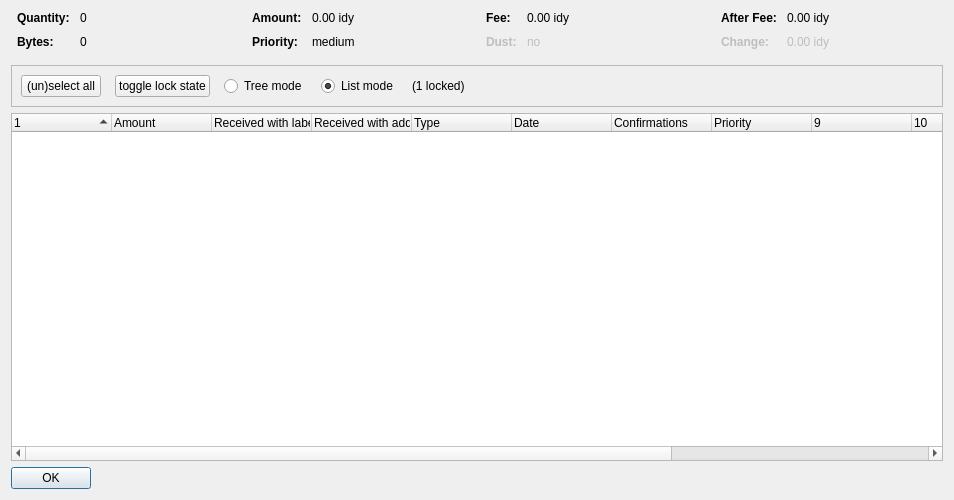
<?xml version="1.0" encoding="UTF-8"?>
<ui version="4.0">
 <class>CoinControlDialog</class>
 <widget class="QDialog" name="CoinControlDialog">
  <property name="geometry">
   <rect>
    <x>0</x>
    <y>0</y>
    <width>954</width>
    <height>500</height>
   </rect>
  </property>
  <property name="windowTitle">
   <string>Coin Selection</string>
  </property>
  <layout class="QVBoxLayout" name="verticalLayout">
   <item>
    <layout class="QHBoxLayout" name="horizontalLayoutTop" stretch="0,0,0,0">
     <property name="topMargin">
      <number>0</number>
     </property>
     <property name="bottomMargin">
      <number>10</number>
     </property>
     <item>
      <layout class="QFormLayout" name="formLayoutCoinControl1">
       <property name="horizontalSpacing">
        <number>10</number>
       </property>
       <property name="verticalSpacing">
        <number>10</number>
       </property>
       <property name="leftMargin">
        <number>6</number>
       </property>
       <property name="rightMargin">
        <number>6</number>
       </property>
       <item row="0" column="0">
        <widget class="QLabel" name="labelCoinControlQuantityText">
         <property name="font">
          <font>
           <weight>75</weight>
           <bold>true</bold>
          </font>
         </property>
         <property name="text">
          <string>Quantity:</string>
         </property>
        </widget>
       </item>
       <item row="0" column="1">
        <widget class="QLabel" name="labelCoinControlQuantity">
         <property name="cursor">
          <cursorShape>IBeamCursor</cursorShape>
         </property>
         <property name="contextMenuPolicy">
          <enum>Qt::ActionsContextMenu</enum>
         </property>
         <property name="text">
          <string notr="true">0</string>
         </property>
         <property name="textInteractionFlags">
          <set>Qt::LinksAccessibleByMouse|Qt::TextSelectableByKeyboard|Qt::TextSelectableByMouse</set>
         </property>
        </widget>
       </item>
       <item row="1" column="0">
        <widget class="QLabel" name="labelCoinControlBytesText">
         <property name="font">
          <font>
           <weight>75</weight>
           <bold>true</bold>
          </font>
         </property>
         <property name="text">
          <string>Bytes:</string>
         </property>
        </widget>
       </item>
       <item row="1" column="1">
        <widget class="QLabel" name="labelCoinControlBytes">
         <property name="cursor">
          <cursorShape>IBeamCursor</cursorShape>
         </property>
         <property name="contextMenuPolicy">
          <enum>Qt::ActionsContextMenu</enum>
         </property>
         <property name="text">
          <string notr="true">0</string>
         </property>
         <property name="textInteractionFlags">
          <set>Qt::LinksAccessibleByMouse|Qt::TextSelectableByKeyboard|Qt::TextSelectableByMouse</set>
         </property>
        </widget>
       </item>
      </layout>
     </item>
     <item>
      <layout class="QFormLayout" name="formLayoutCoinControl2">
       <property name="horizontalSpacing">
        <number>10</number>
       </property>
       <property name="verticalSpacing">
        <number>10</number>
       </property>
       <property name="leftMargin">
        <number>6</number>
       </property>
       <property name="rightMargin">
        <number>6</number>
       </property>
       <item row="0" column="0">
        <widget class="QLabel" name="labelCoinControlAmountText">
         <property name="font">
          <font>
           <weight>75</weight>
           <bold>true</bold>
          </font>
         </property>
         <property name="text">
          <string>Amount:</string>
         </property>
        </widget>
       </item>
       <item row="0" column="1">
        <widget class="QLabel" name="labelCoinControlAmount">
         <property name="cursor">
          <cursorShape>IBeamCursor</cursorShape>
         </property>
         <property name="contextMenuPolicy">
          <enum>Qt::ActionsContextMenu</enum>
         </property>
         <property name="text">
          <string notr="true">0.00 idy</string>
         </property>
         <property name="textInteractionFlags">
          <set>Qt::LinksAccessibleByMouse|Qt::TextSelectableByKeyboard|Qt::TextSelectableByMouse</set>
         </property>
        </widget>
       </item>
       <item row="1" column="0">
        <widget class="QLabel" name="labelCoinControlPriorityText">
         <property name="font">
          <font>
           <weight>75</weight>
           <bold>true</bold>
          </font>
         </property>
         <property name="text">
          <string>Priority:</string>
         </property>
        </widget>
       </item>
       <item row="1" column="1">
        <widget class="QLabel" name="labelCoinControlPriority">
         <property name="cursor">
          <cursorShape>IBeamCursor</cursorShape>
         </property>
         <property name="contextMenuPolicy">
          <enum>Qt::ActionsContextMenu</enum>
         </property>
         <property name="text">
          <string>medium</string>
         </property>
         <property name="textInteractionFlags">
          <set>Qt::LinksAccessibleByMouse|Qt::TextSelectableByKeyboard|Qt::TextSelectableByMouse</set>
         </property>
        </widget>
       </item>
      </layout>
     </item>
     <item>
      <layout class="QFormLayout" name="formLayoutCoinControl3">
       <property name="horizontalSpacing">
        <number>10</number>
       </property>
       <property name="verticalSpacing">
        <number>10</number>
       </property>
       <property name="leftMargin">
        <number>6</number>
       </property>
       <property name="rightMargin">
        <number>6</number>
       </property>
       <item row="0" column="0">
        <widget class="QLabel" name="labelCoinControlFeeText">
         <property name="font">
          <font>
           <weight>75</weight>
           <bold>true</bold>
          </font>
         </property>
         <property name="text">
          <string>Fee:</string>
         </property>
        </widget>
       </item>
       <item row="0" column="1">
        <widget class="QLabel" name="labelCoinControlFee">
         <property name="cursor">
          <cursorShape>IBeamCursor</cursorShape>
         </property>
         <property name="contextMenuPolicy">
          <enum>Qt::ActionsContextMenu</enum>
         </property>
         <property name="text">
          <string notr="true">0.00 idy</string>
         </property>
         <property name="textInteractionFlags">
          <set>Qt::LinksAccessibleByMouse|Qt::TextSelectableByKeyboard|Qt::TextSelectableByMouse</set>
         </property>
        </widget>
       </item>
       <item row="1" column="0">
        <widget class="QLabel" name="labelCoinControlLowOutputText">
         <property name="enabled">
          <bool>false</bool>
         </property>
         <property name="font">
          <font>
           <weight>75</weight>
           <bold>true</bold>
          </font>
         </property>
         <property name="text">
          <string>Dust:</string>
         </property>
        </widget>
       </item>
       <item row="1" column="1">
        <widget class="QLabel" name="labelCoinControlLowOutput">
         <property name="enabled">
          <bool>false</bool>
         </property>
         <property name="cursor">
          <cursorShape>IBeamCursor</cursorShape>
         </property>
         <property name="contextMenuPolicy">
          <enum>Qt::ActionsContextMenu</enum>
         </property>
         <property name="text">
          <string>no</string>
         </property>
         <property name="textInteractionFlags">
          <set>Qt::LinksAccessibleByMouse|Qt::TextSelectableByKeyboard|Qt::TextSelectableByMouse</set>
         </property>
        </widget>
       </item>
      </layout>
     </item>
     <item>
      <layout class="QFormLayout" name="formLayoutCoinControl4">
       <property name="horizontalSpacing">
        <number>10</number>
       </property>
       <property name="verticalSpacing">
        <number>10</number>
       </property>
       <property name="leftMargin">
        <number>6</number>
       </property>
       <property name="rightMargin">
        <number>6</number>
       </property>
       <item row="0" column="0">
        <widget class="QLabel" name="labelCoinControlAfterFeeText">
         <property name="font">
          <font>
           <weight>75</weight>
           <bold>true</bold>
          </font>
         </property>
         <property name="text">
          <string>After Fee:</string>
         </property>
        </widget>
       </item>
       <item row="0" column="1">
        <widget class="QLabel" name="labelCoinControlAfterFee">
         <property name="cursor">
          <cursorShape>IBeamCursor</cursorShape>
         </property>
         <property name="contextMenuPolicy">
          <enum>Qt::ActionsContextMenu</enum>
         </property>
         <property name="text">
          <string notr="true">0.00 idy</string>
         </property>
         <property name="textInteractionFlags">
          <set>Qt::LinksAccessibleByMouse|Qt::TextSelectableByKeyboard|Qt::TextSelectableByMouse</set>
         </property>
        </widget>
       </item>
       <item row="1" column="0">
        <widget class="QLabel" name="labelCoinControlChangeText">
         <property name="enabled">
          <bool>false</bool>
         </property>
         <property name="font">
          <font>
           <weight>75</weight>
           <bold>true</bold>
          </font>
         </property>
         <property name="text">
          <string>Change:</string>
         </property>
        </widget>
       </item>
       <item row="1" column="1">
        <widget class="QLabel" name="labelCoinControlChange">
         <property name="enabled">
          <bool>false</bool>
         </property>
         <property name="cursor">
          <cursorShape>IBeamCursor</cursorShape>
         </property>
         <property name="contextMenuPolicy">
          <enum>Qt::ActionsContextMenu</enum>
         </property>
         <property name="text">
          <string notr="true">0.00 idy</string>
         </property>
         <property name="textInteractionFlags">
          <set>Qt::LinksAccessibleByMouse|Qt::TextSelectableByKeyboard|Qt::TextSelectableByMouse</set>
         </property>
        </widget>
       </item>
      </layout>
     </item>
    </layout>
   </item>
   <item>
    <widget class="QFrame" name="frame">
     <property name="minimumSize">
      <size>
       <width>0</width>
       <height>40</height>
      </size>
     </property>
     <property name="frameShape">
      <enum>QFrame::StyledPanel</enum>
     </property>
     <property name="frameShadow">
      <enum>QFrame::Sunken</enum>
     </property>
     <layout class="QHBoxLayout" name="horizontalLayout">
      <item>
       <layout class="QHBoxLayout" name="horizontalLayoutPanel" stretch="0,0,0,0,0,0">
        <property name="spacing">
         <number>14</number>
        </property>
        <item>
         <widget class="QPushButton" name="pushButtonSelectAll">
          <property name="sizePolicy">
           <sizepolicy hsizetype="Maximum" vsizetype="Fixed">
            <horstretch>0</horstretch>
            <verstretch>0</verstretch>
           </sizepolicy>
          </property>
          <property name="text">
           <string>(un)select all</string>
          </property>
          <property name="autoDefault">
           <bool>false</bool>
          </property>
         </widget>
        </item>
        <item>
         <widget class="QPushButton" name="pushButtonToggleLock">
          <property name="sizePolicy">
           <sizepolicy hsizetype="Maximum" vsizetype="Fixed">
            <horstretch>0</horstretch>
            <verstretch>0</verstretch>
           </sizepolicy>
          </property>
          <property name="text">
           <string>toggle lock state</string>
          </property>
          <property name="autoDefault">
           <bool>false</bool>
          </property>
         </widget>
        </item>
        <item>
         <widget class="QRadioButton" name="radioTreeMode">
          <property name="sizePolicy">
           <sizepolicy hsizetype="Maximum" vsizetype="Fixed">
            <horstretch>0</horstretch>
            <verstretch>0</verstretch>
           </sizepolicy>
          </property>
          <property name="text">
           <string>Tree mode</string>
          </property>
         </widget>
        </item>
        <item>
         <widget class="QRadioButton" name="radioListMode">
          <property name="sizePolicy">
           <sizepolicy hsizetype="Maximum" vsizetype="Fixed">
            <horstretch>0</horstretch>
            <verstretch>0</verstretch>
           </sizepolicy>
          </property>
          <property name="text">
           <string>List mode</string>
          </property>
          <property name="checked">
           <bool>true</bool>
          </property>
         </widget>
        </item>
        <item>
         <widget class="QLabel" name="labelLocked">
          <property name="text">
           <string>(1 locked)</string>
          </property>
         </widget>
        </item>
        <item>
         <spacer name="horizontalSpacer">
          <property name="orientation">
           <enum>Qt::Horizontal</enum>
          </property>
          <property name="sizeHint" stdset="0">
           <size>
            <width>40</width>
            <height>20</height>
           </size>
          </property>
         </spacer>
        </item>
       </layout>
      </item>
     </layout>
    </widget>
   </item>
   <item>
    <widget class="CoinControlTreeWidget" name="treeWidget">
     <property name="contextMenuPolicy">
      <enum>Qt::CustomContextMenu</enum>
     </property>
     <property name="sortingEnabled">
      <bool>false</bool>
     </property>
     <property name="columnCount">
      <number>13</number>
     </property>
     <attribute name="headerShowSortIndicator" stdset="0">
      <bool>true</bool>
     </attribute>
     <attribute name="headerStretchLastSection">
      <bool>false</bool>
     </attribute>
     <column>
      <property name="text">
       <string/>
      </property>
     </column>
     <column>
      <property name="text">
       <string>Amount</string>
      </property>
     </column>
     <column>
      <property name="text">
       <string>Received with label</string>
      </property>
     </column>
     <column>
      <property name="text">
       <string>Received with address</string>
      </property>
     </column>
     <column>
      <property name="text">
	<string>Type</string>
      </property>
     </column>
     <column>
      <property name="text">	 
       <string>Date</string>
      </property>
     </column>
     <column>
      <property name="text">
       <string>Confirmations</string>
      </property>
      <property name="toolTip">
       <string>Confirmed</string>
      </property>
     </column>
     <column>
      <property name="text">
       <string>Priority</string>
      </property>
     </column>
     <column>
      <property name="text">
       <string/>
      </property>
     </column>
     <column>
      <property name="text">
       <string/>
      </property>
     </column>
     <column>
      <property name="text">
       <string/>
      </property>
     </column>
     <column>
      <property name="text">
       <string/>
      </property>
     </column>
     <column>
      <property name="text">
       <string/>
      </property>
     </column>
    </widget>
   </item>
   <item>
    <widget class="QDialogButtonBox" name="buttonBox">
     <property name="sizePolicy">
      <sizepolicy hsizetype="Maximum" vsizetype="Fixed">
       <horstretch>0</horstretch>
       <verstretch>0</verstretch>
      </sizepolicy>
     </property>
     <property name="orientation">
      <enum>Qt::Horizontal</enum>
     </property>
     <property name="standardButtons">
      <set>QDialogButtonBox::Ok</set>
     </property>
    </widget>
   </item>
  </layout>
 </widget>
 <customwidgets>
  <customwidget>
   <class>CoinControlTreeWidget</class>
   <extends>QTreeWidget</extends>
   <header>coincontroltreewidget.h</header>
  </customwidget>
 </customwidgets>
 <resources/>
 <connections/>
</ui>
